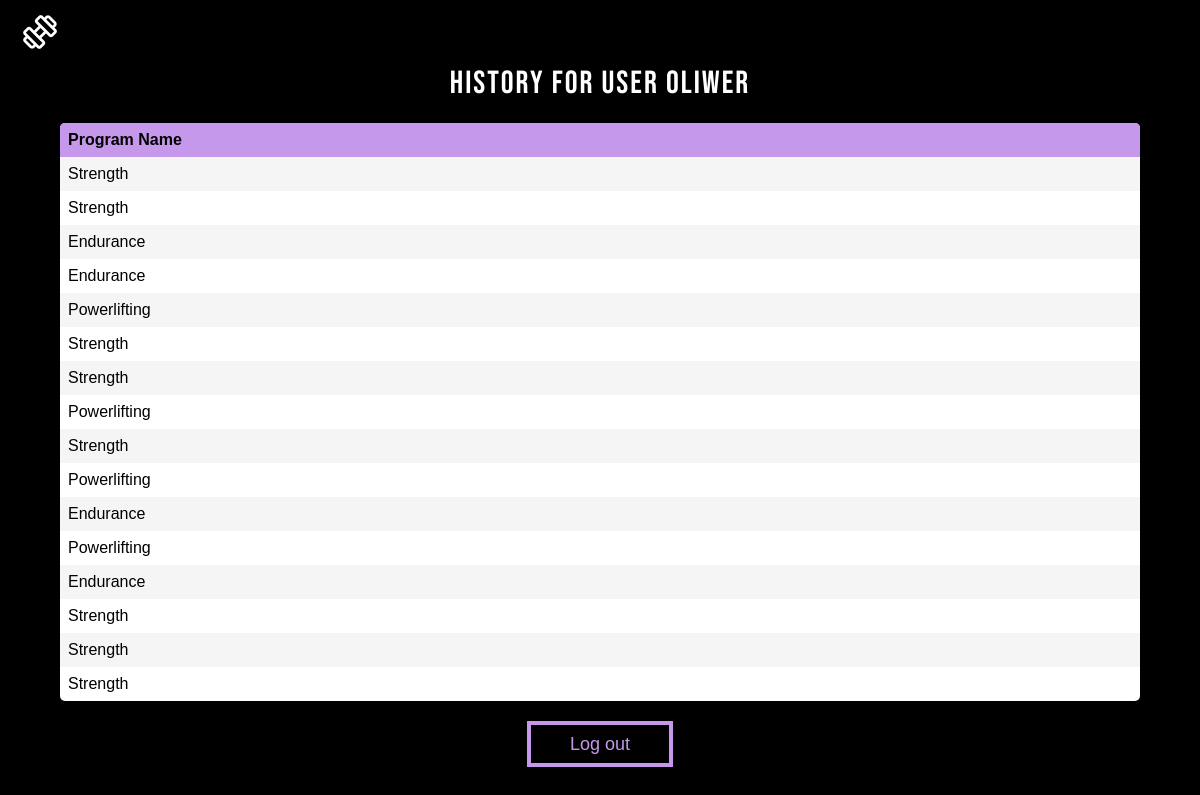
The page /profile.php (signed in) on the database its author committed.
### tables this page shows
CREATE TABLE `historik` (
  `username` varchar(30) NOT NULL,
  `programName` varchar(30) NOT NULL
);

### profile.php (the view, shortened to what this page needs)
<?php
include "connection.php";
$username = $_SESSION['username'];
$sql = "SELECT * FROM historik WHERE username = '$username'";
$result = $conn->query($sql);
?>
<!DOCTYPE html>
<html>
<head>
    <link rel="stylesheet" href="FinalProject.css">
    <link rel="stylesheet" href="https://cdnjs.cloudflare.com/ajax/libs/font-awesome/6.0.0-beta2/css/all.min.css" />
</head>
<body>
    <div class="username">History for user <?php echo $username; ?></div>
    <header>
        <nav>
            <ul class="nav-bar">
                <li class="smallLogo"><a href="loggedIn.php"><span id="miniLogo" class="material-symbols-outlined">exercise</span></a></li>
                <span class="menu">
                    <li><a href="loggedIn.php">Home</a></li>
                    <li><a href="program.php">Program</a></li>
                    <li><a href="profile.php">Profile</a></li>
                    <li><a href="FinalProject.php">Log out</a></li>
                </span>
            </ul>
        </nav>
    </header>
    <table border="1">
        <tr>
            <th>Program Name</th>
        </tr>
        <?php
        if ($result->num_rows > 0) {
            while ($row = $result->fetch_assoc()) {
                echo "<tr><td>" . $row["programName"] . "</td></tr>";
            }
        } else {
            echo "<tr><td colspan='1'>No exercise history found</td></tr>";
        }
        ?>
    </table>
    <div class="button-container">
        <button id="buttonGet"><a href="FinalProject.php">Log out</a><span></span></button>
    </div>
</body>
</html>

### FinalProject.css (style rules this page uses)
* { margin: 0; box-sizing: border-box; padding: 0; }
body { background-color: black; color: white; margin: 0; font-family: sans-serif; }
.material-symbols-outlined { font-family: 'Material Symbols Outlined', sans-serif; font-size: 6rem !important; text-shadow: 2px 7px 5px rgba(0,0,0,0.3), 0px -4px 10px rgba(0, 0, 0, 0.3); }
.nav-bar { display: flex; width: 100%; justify-content: space-between; align-items: center; list-style: none; position: fixed; top: 0; background-color: black; color: black; padding: 12px 20px; z-index: 1000; }
.smallLogo #miniLogo { font-size: 2.5rem !important; color: white; }
.menu { display: flex; }
.menu li { padding-left: 30px; }
.menu li a { display: inline-block; text-decoration: none; text-align: center; transition: 0.5s ease-in-out; text-transform: uppercase; color: black; position: relative; }
.menu li a::after { content: ""; position: absolute; bottom: 0; left: 0; width: 0%; height: 1px; background-color: black; transition: 0.5s ease; }
.username { text-align: center; font-size: 2rem; margin-top: 4rem; font-family: "Bebas Neue", sans-serif; letter-spacing: 2px; }
.button-container { display: flex; justify-content: center; margin-top: 20px; }
#buttonGet { border: none; display: block; position: relative; padding: 0.7em 2.4em; font-size: 18px; background: transparent; cursor: pointer; user-select: none; overflow: hidden; color: rgb(198, 152, 236); z-index: 1; font-family: inherit; font-weight: 500; }
#buttonGet a { text-decoration: none; color: rgb(198, 152, 236); }
#buttonGet span { position: absolute; left: 0; top: 0; width: 100%; height: 100%; background: transparent; z-index: -1; border: 4px solid rgb(198, 152, 236); }

### profile.php (style rules this page uses)
body { font-family: sans-serif; background-color: black; color: white; margin: 0; padding: 0; min-height: 100vh; display: flex; flex-direction: column; }
table { width: 100%; border-collapse: collapse; background: #fff; border-radius: 5px; overflow: hidden; color: black; margin: 0 auto; border: none; width: 90%; margin-top: 20px; }
th, td { padding: 8px; text-align: left; border: none; }
th { font-weight: 600; background: rgb(198, 152, 236); }
tbody tr:nth-child(even) { background-color: #f5f5f5 }

### rows shown on the page
historik: programName "Strength"
historik: programName "Strength"
historik: programName "Endurance"
historik: programName "Endurance"
historik: programName "Powerlifting"
historik: programName "Strength"
historik: programName "Strength"
historik: programName "Powerlifting"
historik: programName "Strength"
historik: programName "Powerlifting"
historik: programName "Endurance"
historik: programName "Powerlifting"
historik: programName "Endurance"
historik: programName "Strength"
historik: programName "Strength"
historik: programName "Strength"

### other values the page prints
$username "Oliwer"
